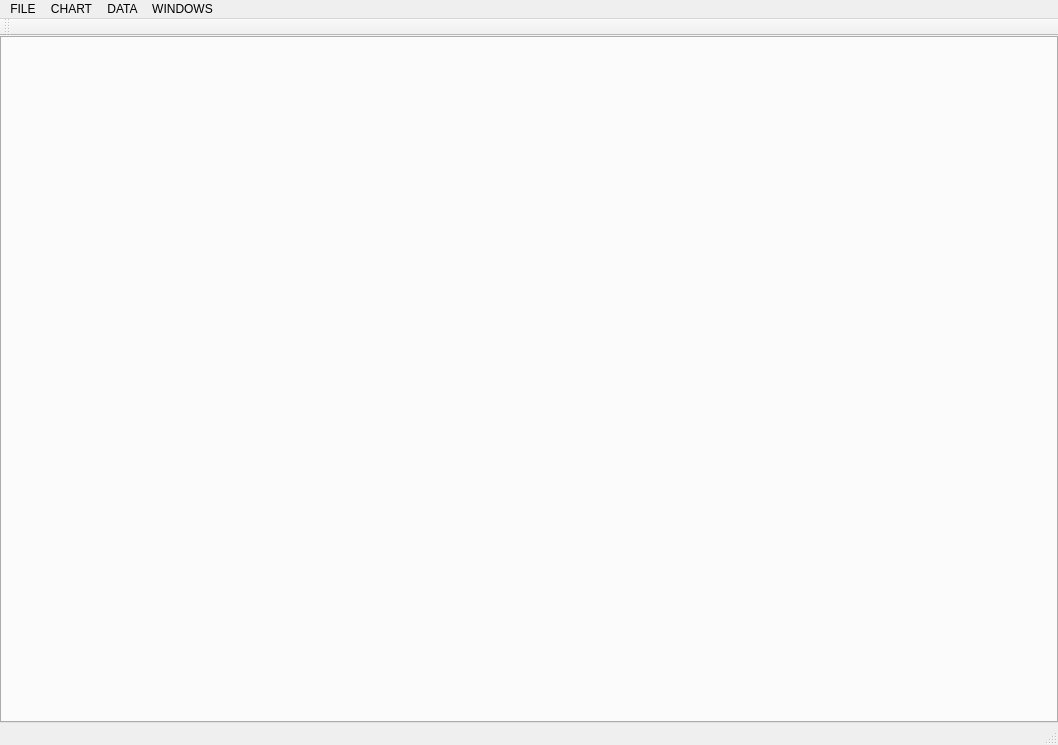
<?xml version="1.0" encoding="UTF-8"?>
<ui version="4.0">
 <class>AModuleDataClass</class>
 <widget class="QMainWindow" name="AModuleDataClass">
  <property name="geometry">
   <rect>
    <x>0</x>
    <y>0</y>
    <width>1058</width>
    <height>745</height>
   </rect>
  </property>
  <property name="windowTitle">
   <string>AModuleData</string>
  </property>
  <widget class="QWidget" name="centralWidget">
   <layout class="QVBoxLayout" name="verticalLayout">
    <property name="spacing">
     <number>0</number>
    </property>
    <property name="leftMargin">
     <number>0</number>
    </property>
    <property name="topMargin">
     <number>0</number>
    </property>
    <property name="rightMargin">
     <number>0</number>
    </property>
    <property name="bottomMargin">
     <number>0</number>
    </property>
    <item>
     <widget class="QTabWidget" name="tabWidget">
      <property name="currentIndex">
       <number>-1</number>
      </property>
     </widget>
    </item>
   </layout>
  </widget>
  <widget class="QMenuBar" name="menuBar">
   <property name="geometry">
    <rect>
     <x>0</x>
     <y>0</y>
     <width>1058</width>
     <height>26</height>
    </rect>
   </property>
   <widget class="QMenu" name="menuFile">
    <property name="title">
     <string>FILE</string>
    </property>
    <addaction name="actionExit"/>
   </widget>
   <widget class="QMenu" name="menuChart">
    <property name="title">
     <string>CHART</string>
    </property>
    <addaction name="actionMarking"/>
    <addaction name="separator"/>
    <addaction name="actionChartNew"/>
    <addaction name="actionChartClose"/>
    <addaction name="separator"/>
    <addaction name="actionChartPlay"/>
    <addaction name="actionChartPause"/>
    <addaction name="actionChartStop"/>
    <addaction name="separator"/>
    <addaction name="actionChartData"/>
   </widget>
   <widget class="QMenu" name="menuWindows">
    <property name="title">
     <string>WINDOWS</string>
    </property>
   </widget>
   <widget class="QMenu" name="menuData">
    <property name="title">
     <string>DATA</string>
    </property>
   </widget>
   <addaction name="menuFile"/>
   <addaction name="menuChart"/>
   <addaction name="menuData"/>
   <addaction name="menuWindows"/>
  </widget>
  <widget class="QToolBar" name="mainToolBar">
   <attribute name="toolBarArea">
    <enum>TopToolBarArea</enum>
   </attribute>
   <attribute name="toolBarBreak">
    <bool>false</bool>
   </attribute>
  </widget>
  <widget class="QStatusBar" name="statusBar"/>
  <action name="actionExit">
   <property name="text">
    <string>&amp;Exit</string>
   </property>
  </action>
  <action name="actionMarking">
   <property name="icon">
    <iconset resource="ModuleData.qrc">
     <normaloff>:/Icons/Icons/bookmark.png</normaloff>:/Icons/Icons/bookmark.png</iconset>
   </property>
   <property name="text">
    <string>&amp;Marking…</string>
   </property>
  </action>
  <action name="actionRandomGenerator">
   <property name="text">
    <string>Random generator…</string>
   </property>
  </action>
  <action name="actionManualControl">
   <property name="text">
    <string>Manual control…</string>
   </property>
  </action>
  <action name="actionComPort">
   <property name="text">
    <string>Com port…</string>
   </property>
  </action>
  <action name="actionDataView">
   <property name="text">
    <string>View</string>
   </property>
  </action>
  <action name="actionChartNew">
   <property name="icon">
    <iconset resource="ModuleData.qrc">
     <normaloff>:/Icons/Icons/chart_bar.png</normaloff>:/Icons/Icons/chart_bar.png</iconset>
   </property>
   <property name="text">
    <string>New</string>
   </property>
  </action>
  <action name="actionDelete">
   <property name="text">
    <string>Delete</string>
   </property>
  </action>
  <action name="actionChartClose">
   <property name="text">
    <string>Close…</string>
   </property>
  </action>
  <action name="actionChartPlay">
   <property name="icon">
    <iconset resource="ModuleData.qrc">
     <normaloff>:/Icons/Icons/playback_play.png</normaloff>:/Icons/Icons/playback_play.png</iconset>
   </property>
   <property name="text">
    <string>Play</string>
   </property>
  </action>
  <action name="actionChartPause">
   <property name="icon">
    <iconset resource="ModuleData.qrc">
     <normaloff>:/Icons/Icons/playback_pause.png</normaloff>:/Icons/Icons/playback_pause.png</iconset>
   </property>
   <property name="text">
    <string>Pause</string>
   </property>
  </action>
  <action name="actionChartStop">
   <property name="icon">
    <iconset resource="ModuleData.qrc">
     <normaloff>:/Icons/Icons/playback_stop.png</normaloff>:/Icons/Icons/playback_stop.png</iconset>
   </property>
   <property name="text">
    <string>Stop</string>
   </property>
  </action>
  <action name="actionDataDelete">
   <property name="text">
    <string>Delete</string>
   </property>
  </action>
  <action name="actionDataSelect">
   <property name="text">
    <string>Select</string>
   </property>
  </action>
  <action name="actionChartData">
   <property name="icon">
    <iconset resource="ModuleData.qrc">
     <normaloff>:/Icons/Icons/db.png</normaloff>:/Icons/Icons/db.png</iconset>
   </property>
   <property name="text">
    <string>Data...</string>
   </property>
  </action>
 </widget>
 <layoutdefault spacing="6" margin="11"/>
 <resources>
  <include location="ModuleData.qrc"/>
 </resources>
 <connections>
  <connection>
   <sender>actionExit</sender>
   <signal>triggered()</signal>
   <receiver>AModuleDataClass</receiver>
   <slot>close()</slot>
   <hints>
    <hint type="sourcelabel">
     <x>-1</x>
     <y>-1</y>
    </hint>
    <hint type="destinationlabel">
     <x>528</x>
     <y>372</y>
    </hint>
   </hints>
  </connection>
 </connections>
</ui>
